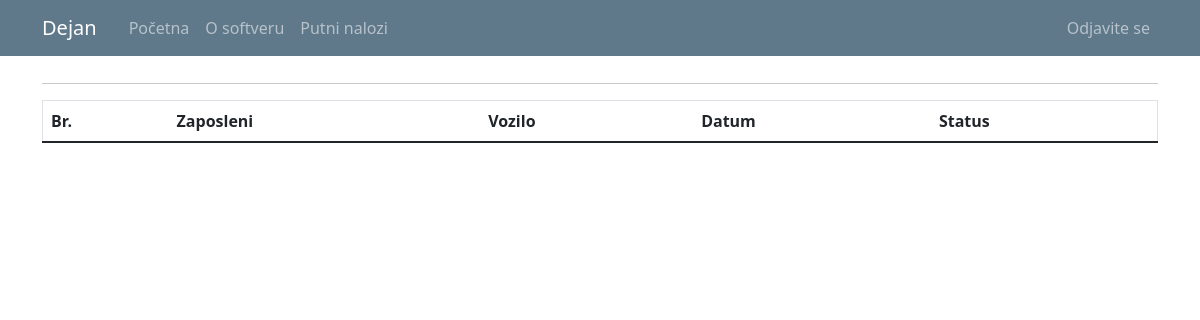
Page /travel_warrant_list (signed in) on the earlier database version.
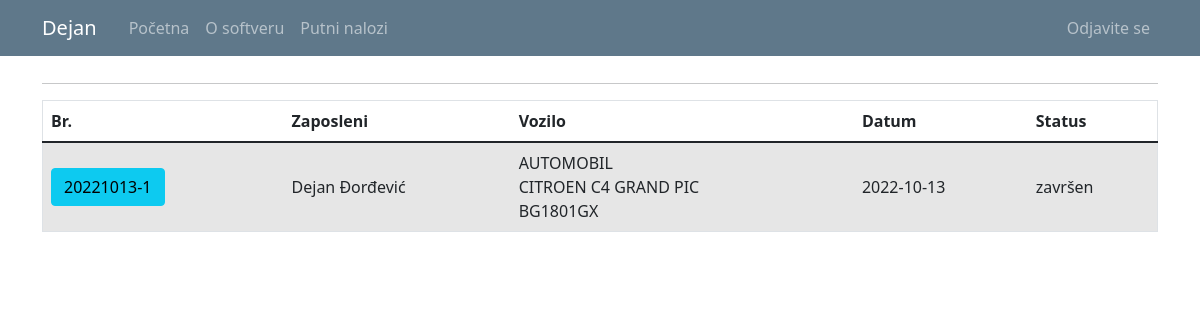
Same page on the later database version.
### putninalozi/models.py (models this page shows, shortened)
class User(db.Model, UserMixin):
    id = db.Column(db.Integer, primary_key=True)
    email = db.Column(db.String(120), unique=True, nullable=False)
    password = db.Column(db.String(60), nullable = False)
    name = db.Column(db.String(20), unique=False, nullable=False)
    surname = db.Column(db.String(20), unique=False, nullable=False)
    gender = db.Column(db.String(1)) #(0, "srednji"), (1, "muški"), (2, "ženski")
    workplace = db.Column(db.String(20), unique=False, nullable=False)
    authorization = db.Column(db.String(10), nullable = False) # ovde treba da budu tipovi korisnika: S_admin, C_admin, C_user
    company_id = db.Column(db.Integer, db.ForeignKey('company.id'), nullable=True)
    default_vehicle = db.Column(db.Integer) #kod radnika koji imaju svoj auto, da bude podrazumevana vrednost id tog vozila
    travelwarrants = db.relationship('TravelWarrant', backref='travelwarrant_user', lazy=True)

class TravelWarrant(db.Model):
    travel_warrant_id = db.Column(db.Integer, primary_key=True)
    travel_warrant_number = db.Column(db.String(50), nullable=False)
    user_id = db.Column(db.Integer, db.ForeignKey('user.id'), nullable=False)
    with_task = db.Column(db.String(50), nullable=False)
    company_id = db.Column(db.Integer, db.ForeignKey('company.id'), nullable=False)
    abroad_contry = db.Column(db.String(50), nullable=True)
    relation = db.Column(db.String(150), nullable=False)
    start_datetime = db.Column(db.DateTime, nullable=True)
    end_datetime = db.Column(db.DateTime, nullable=True)
    vehicle_id = db.Column(db.Integer, db.ForeignKey('vehicle.id'), nullable=True)
    together_with = db.Column(db.String(50), nullable=True)
    personal_type = db.Column(db.String(50), nullable=True)
    personal_brand = db.Column(db.String(50), nullable=True)
    personal_registration = db.Column(db.String(12), nullable=True)
    other = db.Column(db.String(50), nullable=True) #avion, bus, taksi...
    advance_payment = db.Column(db.Integer, nullable=False)
    advance_payment_currency = db.Column(db.String(5), nullable=False)
    daily_wage = db.Column(db.Integer, nullable=False)
    daily_wage_currency = db.Column(db.String(5), nullable=False)
    costs_pays = db.Column(db.String(50), nullable=False)
    km_start = db.Column(db.Integer, nullable=True)
    km_end = db.Column(db.Integer, nullable=True)
    status = db.Column(db.String(15), nullable=False)
    file_name = db.Column(db.String(100), nullable=True) #za PDF fajl
    text_form = db.Column(db.String(1000), nullable=True) #za tekst forme iz pdf fajla
    expenses = db.relationship('TravelWarrantExpenses', backref='trawelwarrantexpenses_travelwarrant', lazy=True)

class Vehicle(db.Model):
    id = db.Column(db.Integer, primary_key=True)
    vehicle_type = db.Column(db.String(10), nullable = False)
    vehicle_brand = db.Column(db.String(10), nullable = False)
    vehicle_registration = db.Column(db.String(12), nullable = False)
    company_id = db.Column(db.Integer, db.ForeignKey('company.id'), nullable=False)
    travelwarrants = db.relationship('TravelWarrant', backref='travelwarrant_vehicle', lazy=True)

### putninalozi/travel_warrants/routes.py (the view)
@travel_warrants.route("/travel_warrant_list", methods=['GET', 'POST'])
def travel_warrant_list():
    if not current_user.is_authenticated:
        flash('Da bi ste pristupili ovoj stranici treba da budete ulogovani.', 'danger')
        return redirect(url_for('users.login'))
    warrants = TravelWarrant.query.all()
    form = PreCreateTravelWarrantForm()
    form.user_id.choices = [(0, '----------')] + [(u.id, u.name+ " " + u.surname) for u in db.session.query(User.id,User.name,User.surname).filter_by(company_id=current_user.user_company.id).order_by('name').all()]
    if form.validate_on_submit():
        korisnik_id = form.user_id.data
        datum = form.start_datetime.data
        return redirect(url_for('travel_warrants.register_tw',korisnik_id=korisnik_id, datum=datum))
    return render_template('travel_warrant_list.html', title='Travel Warrants', warrants=warrants, form=form)

### putninalozi/models.py (called while the page is built)
@login_manager.user_loader
def load_user(user_id):
    return User.query.get(int(user_id))

### putninalozi/templates/travel_warrant_list.html (shortened to what this page needs)
{% extends "layout.html" %}
{% block content %}
<hr>
<table id="data" border="1" class="table table-striped">
  {% if current_user.authorization == 's_admin' %}
    <thead>
      <tr id="header">
        <th>Br.</th>
        <th>Kompanija</th>
        <th>Zaposleni</th>
        <th>Vozilo</th>
        <th>Status</th>
      </tr>
    </thead>
    <tbody>
      {% for warrant in warrants %}
        <tr>
          <td class="align-middle"> <a class="mr-2 btn btn-info" href="{{ url_for('travel_warrants.travel_warrant_profile', warrant_id=warrant.travel_warrant_id) }}" role="button" title="Uredi Putni Nalog"> {{ warrant.travel_warrant_number }} </a> </td>
          <td class="align-middle"> {{ warrant.travelwarrant_company.companyname }} </td>
          <td class="align-middle"> {{ warrant.travelwarrant_user.name }} {{ warrant.travelwarrant_user.surname }} </td>
          <td class="align-middle"> {{ warrant.together_with }} {{ warrant.other }} {{ warrant.personal_type }} {{ warrant.travelwarrant_vehicle.vehicle_type }} <br> {{warrant.travelwarrant_vehicle.vehicle_brand}} <br> {{warrant.travelwarrant_vehicle.vehicle_registration}} </td>
          <td class="align-middle"> {{ warrant.status }} </td>
        </tr>
      {% endfor %}
    </tbody>
  {% else %}
    <thead>
      <tr id="header">
        <th>Br.</th>
        <th>Zaposleni</th>
        <th>Vozilo</th>
        <th>Datum</th>
        <th>Status</th>
      </tr>
    </thead>
    <tbody>
      {% for warrant in warrants %}
        {% if current_user.id == warrant.travelwarrant_user.id %}
          <tr>
            <td class="align-middle"> <a class="mr-2 btn btn-info" href="{{ url_for('travel_warrants.travel_warrant_profile', warrant_id=warrant.travel_warrant_id) }}" role="button" title="Uredi Putni Nalog"> {{ warrant.travel_warrant_number }} </a> </td>
            <td class="align-middle"> {{ warrant.travelwarrant_user.name }} {{ warrant.travelwarrant_user.surname}} </td>
            <td class="align-middle"> {{ warrant.travelwarrant_vehicle.vehicle_type }} <br> {{warrant.travelwarrant_vehicle.vehicle_brand}} <br> {{warrant.travelwarrant_vehicle.vehicle_registration}} </td>
            <td class="align-middle"> {{ warrant.start_datetime.date() }} </td>
            <td class="align-middle"> {{ warrant.status }} </td>
          </tr>
        {% endif %}
      {% endfor %}
    </tbody>
  {% endif %}
</table>
{% endblock content%}

### putninalozi/templates/layout.html (shortened to what this page needs)
<!doctype html>
<html lang="en">
  <head>
    <link rel="stylesheet" href="https://cdn.jsdelivr.net/npm/bootstrap@4.3.1/dist/css/bootstrap.min.css">
    <link rel="stylesheet" type="text/css" href="{{ url_for('static', filename='main.css') }}">
    <link href="https://cdn.jsdelivr.net/npm/bootstrap@5.0.1/dist/css/bootstrap.min.css" rel="stylesheet">
    <link rel="stylesheet" type="text/css" href="https://cdn.datatables.net/1.10.25/css/dataTables.bootstrap5.css">
  </head>
  <body>
    <header class="site-header">
      <nav class="navbar navbar-expand-md navbar-dark bg-steel fixed-top">
        <div class="container">
          <a class="navbar-brand mr-4" href="/">{{ current_user.name }}</a>
          <div class="collapse navbar-collapse" id="navbarToggle">
            <div class="navbar-nav mr-auto">
              {% if current_user.is_authenticated %}
                <a class="nav-item nav-link" href="{{ url_for('main.home') }}">Početna</a>
                <a class="nav-item nav-link" href="{{ url_for('main.about') }}">O softveru</a>
                <a class="nav-item nav-link" href="{{ url_for('travel_warrants.travel_warrant_list') }}">Putni nalozi</a>
              {% else %}
                <a class="nav-item nav-link" href="{{ url_for('main.home') }}">Početna</a>
                <a class="nav-item nav-link" href="{{ url_for('main.about') }}">O softveru</a>
              {% endif %}
            </div>
            <div class="navbar-nav">
              {% if current_user.is_authenticated %}
                {% if current_user.authorization == 's_admin' %}
                  <a class="nav-item nav-link" href="{{ url_for('companys.company_list') }}">Kompanija</a>
                  <a class="nav-item nav-link" href="{{ url_for('vehicles.vehicle_list') }}">Vozila</a>
                  <a class="nav-item nav-link" href="{{ url_for('users.user_list') }}">Korisnici</a>
                  <a class="nav-item nav-link" href="{{ url_for('users.logout') }}">Odjavite se</a>
                {% else %}
                  <a class="nav-item nav-link" href="{{ url_for('users.logout') }}">Odjavite se</a>
                {% endif %}
              {% else %}
                <a class="nav-item nav-link" href="{{ url_for('users.login') }}">Prijavljivanje</a>
              {% endif %}
            </div>
          </div>
        </div>
      </nav>
    </header>
    <main role="main" class="container">
      <div class="row">
        <div class="col-md-12">
          {% block content %}{% endblock %}
        </div>
      </div>
    </main>
  </body>
</html>

### putninalozi/static/main.css (style rules this page uses)
body { background: #fafafa; color: #333333; margin-top: 5rem; }
.bg-steel { background-color: #5f788a; }
.site-header .navbar-nav .nav-link { color: #cbd5db; }

Differences in the rows shown:
now on this page (row edited): TravelWarrant: travel_warrant_number "20221013-1", travelwarrant_user.name "Dejan", travelwarrant_user.surname "Đorđević", travelwarrant_vehicle.vehicle_type "AUTOMOBIL", travelwarrant_vehicle.vehicle_brand "CITROEN C4 GRAND PIC", travelwarrant_vehicle.vehicle_registration "BG1801GX", start_datetime "2022-10-13", status "završen"
